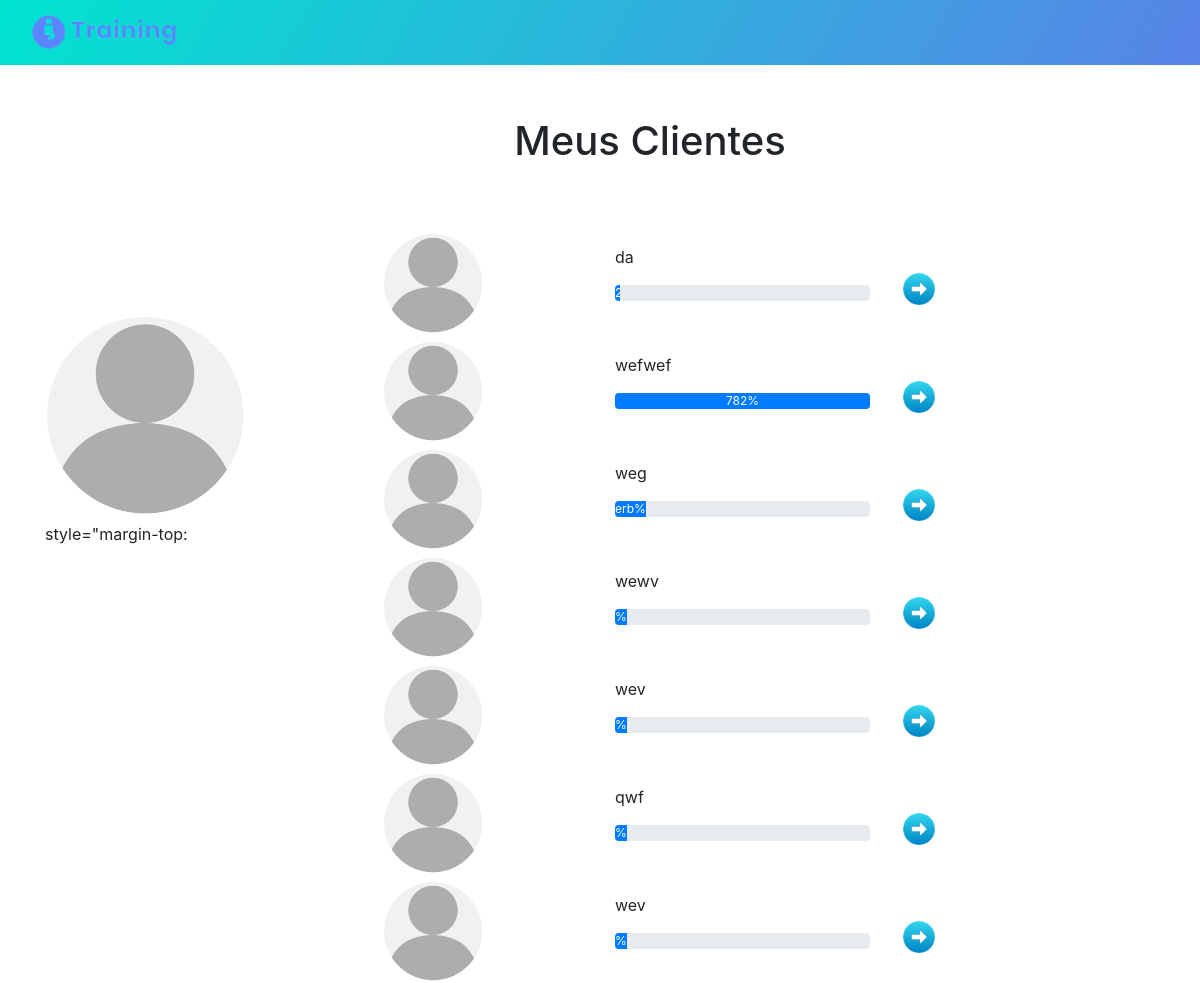
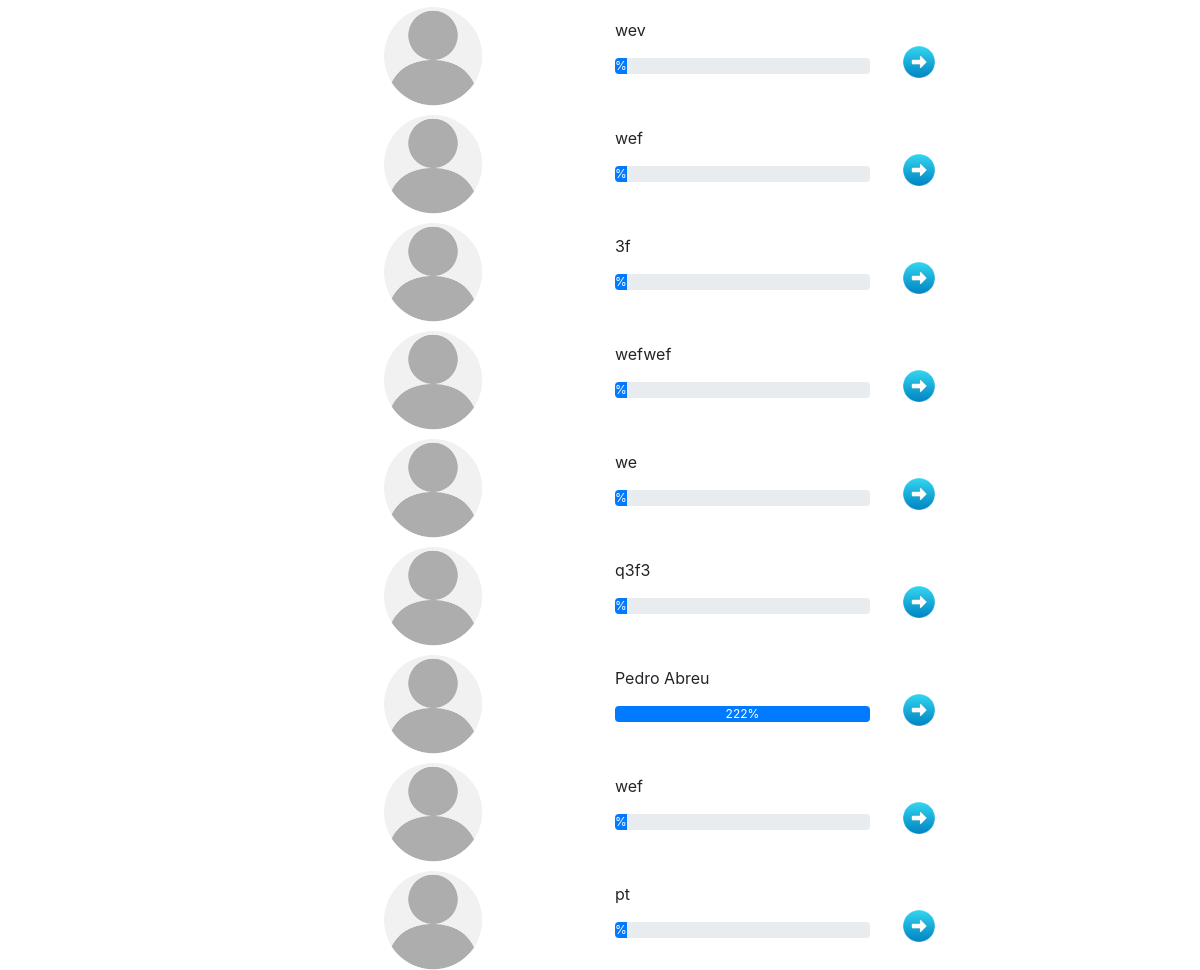
Page /myclients on the earlier database version (2 pictures, top to bottom).
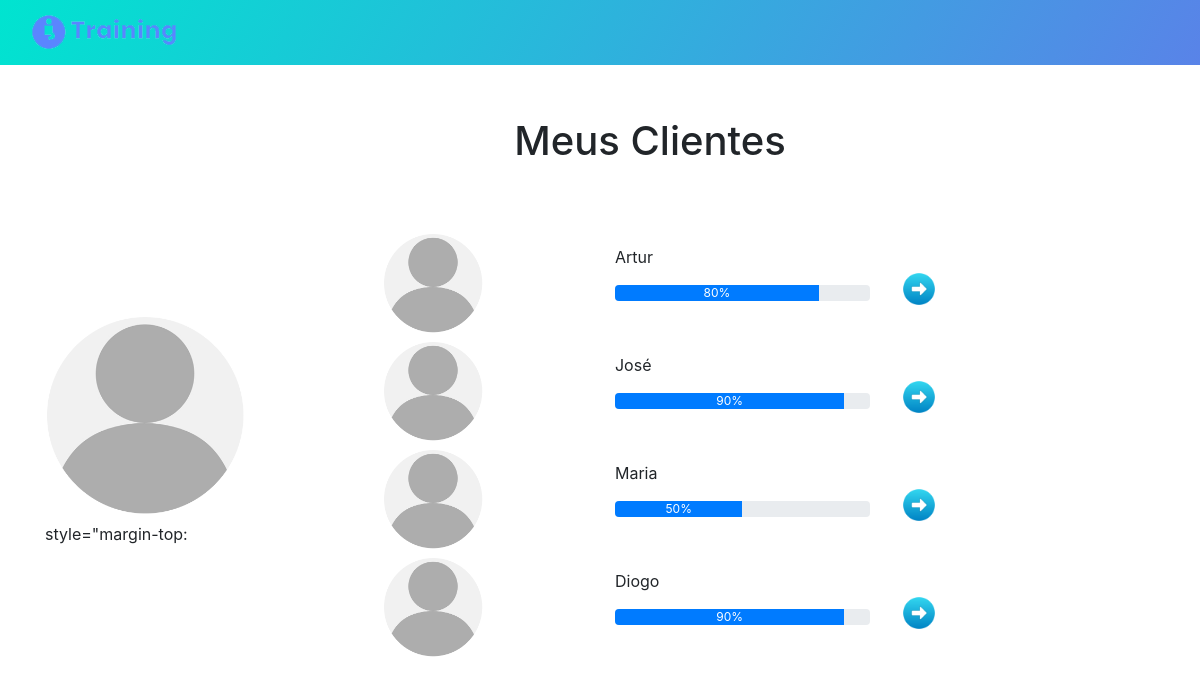
Same page on the later database version.
### tables this page shows
CREATE TABLE CLIENT_DETAILS(
                                        [email] text, 
                                        [Client_Name] text, 
                                        [Password] text , 
                                        [Address] text, 
                                        [City] text,
                                        [Phone_Number] INTEGER,
                                        [Postal_Code] INTEGER, 
                                        [Birthday] text, 
                                        [Weight] INTEGER, 
                                        [Height] INTEGER, 
                                        [Obj] text, 
                                        [Problems] text);

### app.py (the view)
@app.route('/myclients')
def my_clients():
    lista_clients = get_all_clients()
    return render_template('myclients.html',lc = lista_clients)

### databases/database.py (called while the page is built)
def get_all_clients():
    conn = sqlite3.connect('databases/' + db)
    c = conn.cursor()
    c.execute('''SELECT * FROM CLIENT_DETAILS''')
    return c.fetchall()

### templates/myclients.html (shortened to what this page needs)
{% extends "base.html" %}
{% block content %}
<head>
    <link rel="stylesheet" href="{{ url_for('static', filename='css/bootstrap.min.css') }}">
    <link rel="stylesheet" href="{{ url_for('static', filename='css/ionicons.min.css') }}">
</head>
<body>
        <section class="portfolio-block projects-with-sidebar">
            <div class="container">
                <div class="row center d-flex align-items-center myheight myheader">
                    <div class="col">
                        <h1 style="padding-left: 100px;">Meus Clientes</h1>
                    </div>
                </div>
                <div class="row">
                    <div class="col-md-3"><img src="{{ url_for('static', filename='/img/avatar.jpg') }}" style="height: 200px;width: 200px;margin-top: 90px;"><input class="form-control-plaintext bg-white border-white shadow-none" type="text" value={{current_user.name}} style="margin-top: 1px;margin-right: 10px;margin-bottom: 10px;margin-left: 40px;padding: 10px;"></div>
                    <div class="col-md-9">
                        {% for x in lc%}
                        <div class="row">
                            <div class="col-md-6 col-lg-4 project-sidebar-card"><a href="#"></a><img class="rounded-circle img-fluid image scale-on-hover" src="{{ url_for('static', filename='img/avatar.jpg') }}" style="width: 100px;height: 100 px;margin: 0px;margin-top: 8px;margin-right: 0px;margin-left: 53px;"></div>
                            <div class="col-md-6 col-lg-4 project-sidebar-card"><a href="#"></a>
                                <p style="margin-top: 20px;">{{x[1]}}</p>
                                <div class="progress" style="margin-top: auto;">
                                    <div class="progress-bar" aria-valuenow="50" aria-valuemin="0" aria-valuemax="100" style="width: {{x[8]}}%">{{x[8]}}%</div>
                                </div>
                            </div>
                            <div class="col-md-6 col-lg-4 project-sidebar-card"><a href="{{ url_for('addtrain') }}"><img class="rounded-circle" src="{{ url_for('static', filename='img/circled.jpg') }}" style="margin-top: 45px;background: rgba(248,249,250,0);padding: 0px;width: 38px;"></a></div>
                        </div>
                        {% endfor%}
                        </div>
                    </div>
                </div>
        </section>
    </body>
{% endblock %}

### templates/base.html (shortened to what this page needs)
<!DOCTYPE html>
<html>
<head>
    <link rel="stylesheet" href="{{ url_for('static', filename='bootstrap/css/bootstrap.min.css') }}">
    <link rel="stylesheet" href="{{ url_for('static', filename='css/Footer-Basic.css') }}">
    <link rel="stylesheet" href="{{ url_for('static', filename='css/gradient-navbar-1.css') }}">
    <link rel="stylesheet" href="{{ url_for('static', filename='css/gradient-navbar.css') }}">
    <link rel="stylesheet" href="{{ url_for('static', filename='css/login-form-1.css') }}">
    <link rel="stylesheet" href="{{ url_for('static', filename='css/login-form.css') }}">
    <link rel="stylesheet" href="{{ url_for('static', filename='css/styles.css') }}">
    <link rel="stylesheet" href="{{ url_for('static', filename='css/styles.css') }}">
</head>
<body>
    <nav class="navbar navbar-dark navbar-expand-md" id="app-navbar">
        <div class="container-fluid">
            <a class="navbar-brand" href="#"><img src="{{ url_for('static', filename='img/logo.png') }}"></a>
        </div>
    </nav>
    {% block content %}
    {% endblock %}
</body>
</html>

### static/css/gradient-navbar-1.css (style rules this page uses)
#app-navbar { background: linear-gradient(120deg, #00e4d0, #5983e8); }

### static/css/gradient-navbar.css (style rules this page uses)
#app-navbar { background: linear-gradient(120deg, #00e4d0, #5983e8); }

### static/css/login-form-1.css (style rules this page uses)
.center { text-align: center; }
html, body { width: 100%; height: 100%; }

### static/css/login-form.css (style rules this page uses)
.center { text-align: center; }

### static/css/styles.css (style rules this page uses)
.myheader { height: 20vh; }

Differences in the rows shown:
removed CLIENT_DETAILS: Client_Name "da", {{ x[8] }} 2 (drawn)
removed CLIENT_DETAILS: Client_Name "wev"
removed CLIENT_DETAILS: Client_Name "qwf"
removed CLIENT_DETAILS: Client_Name "wev"
removed CLIENT_DETAILS: Client_Name "wev"
removed CLIENT_DETAILS: Client_Name "wef"
removed CLIENT_DETAILS: Client_Name "3f"
removed CLIENT_DETAILS: Client_Name "wefwef"
removed CLIENT_DETAILS: Client_Name "we"
removed CLIENT_DETAILS: Client_Name "q3f3"
removed CLIENT_DETAILS: Client_Name "Pedro Abreu", Weight "222"
removed CLIENT_DETAILS: Client_Name "wef"
removed CLIENT_DETAILS: Client_Name "pt"
added CLIENT_DETAILS: Client_Name "Artur", Weight "80"
changed CLIENT_DETAILS: Client_Name "wefwef" → "José"; Weight "782" → "90"
changed CLIENT_DETAILS: Client_Name "weg" → "Maria"; Weight "erb" → "50"
changed CLIENT_DETAILS: Client_Name "wewv" → "Diogo"; Weight (not shown) → "90"
